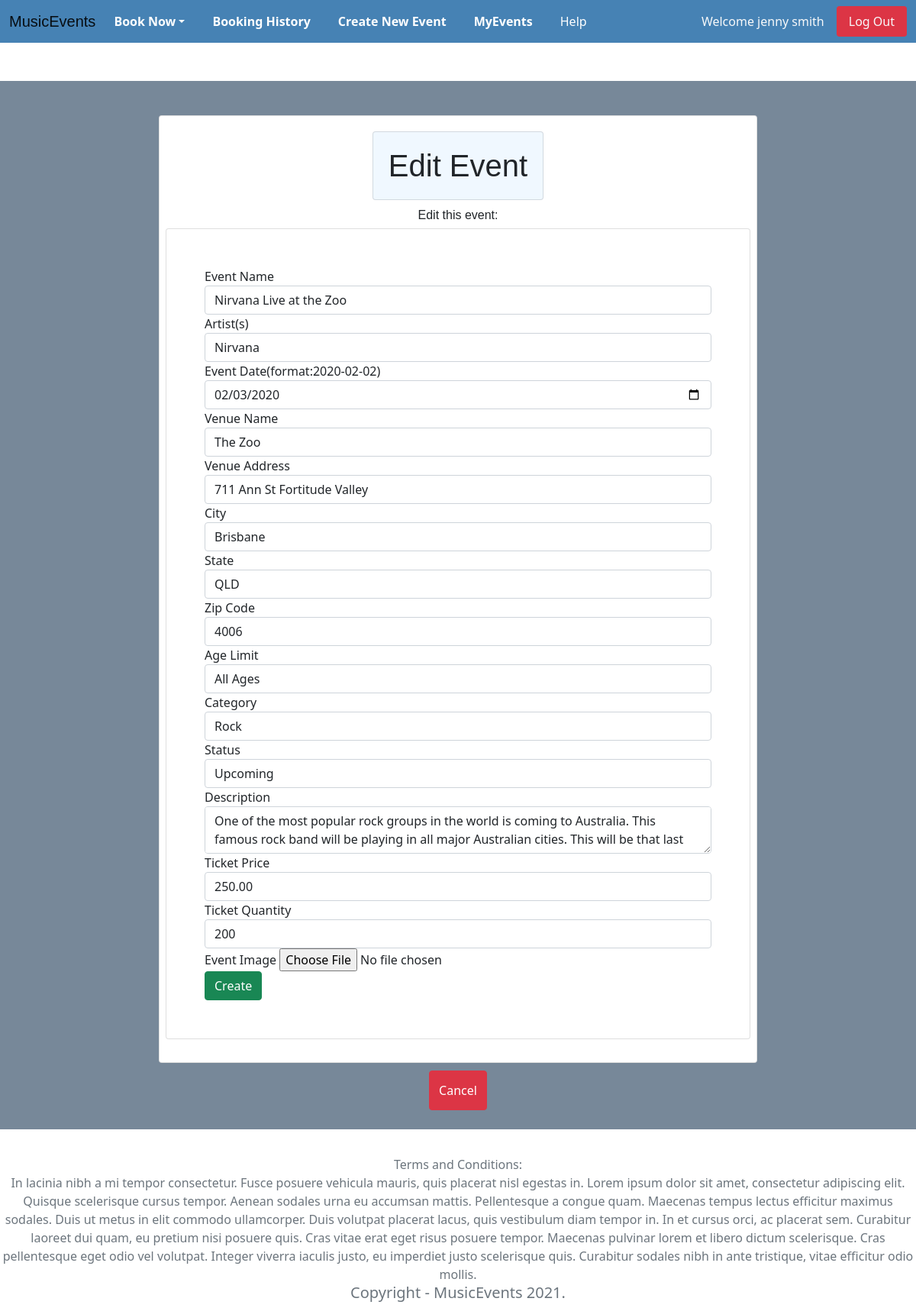
The app's page /events/edit_event/1 (signed in), older data.
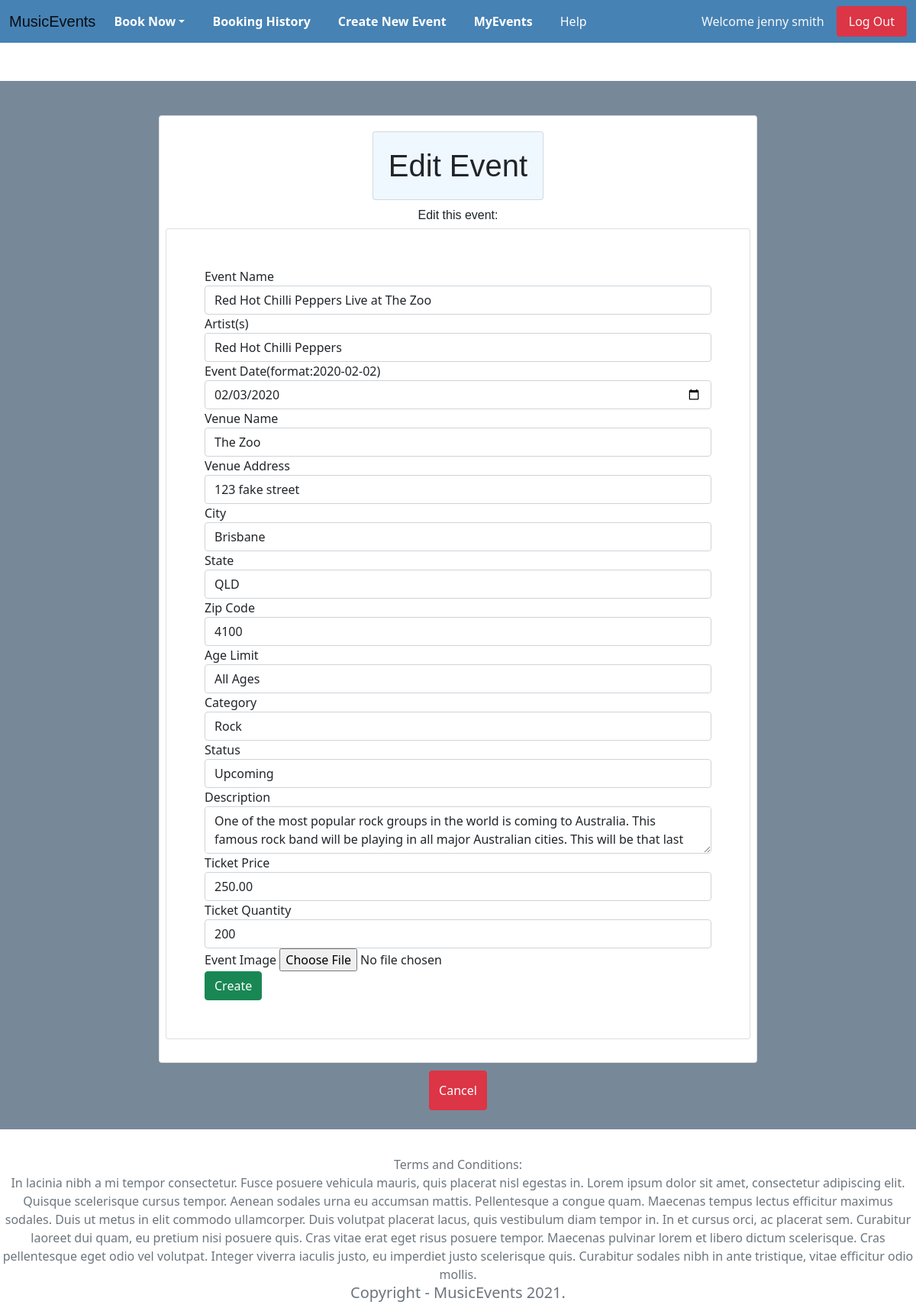
The same page, newer data.
### website/models.py (models this page shows, shortened)
class Event(db.Model):
    __tablename__ = 'events'
    id = db.Column(db.Integer, primary_key=True)
    name = db.Column(db.String(80))
    artist = db.Column(db.String(80))
    date = db.Column(db.DateTime(20))
    venue = db.Column(db.String(80))
    venue_address = db.Column(db.String(255))
    city = db.Column(db.String(60))
    state = db.Column(db.String(10))
    zipcode = db.Column(db.Integer)
    category = db.Column(db.String(20))
    ages = db.Column(db.String(20))
    description = db.Column(db.String(200))
    price = (db.Column(db.Numeric(5,2)))
    quota = db.Column(db.Integer, default = 1)
    image = db.Column(db.String(400))
    owner = db.Column(db.Integer, db.ForeignKey('users.id'))
    comments = db.relationship('Comment', backref='events')
    booking = db.relationship('Booking', backref='events')
    status = db.relationship('Event_Status', backref='events')

### website/events.py (the view, shortened to what this page needs)
@bp.route('/edit_event/<id>', methods = ['GET', 'POST'])
@login_required
def edit_event(id):
    event_to_edit = Event.query.get(id)
    if request.method == 'GET':
        pass
        form = EventForm()
        form.name.data = event_to_edit.name
        form.artist.data = event_to_edit.artist
        form.date.data = event_to_edit.date
        form.venue.data = event_to_edit.venue
        form.venue_address.data = event_to_edit.venue_address
        form.city.data = event_to_edit.city
        form.state.data = event_to_edit.state
        form.zipcode.data = event_to_edit.zipcode
        form.category.data = event_to_edit.category
        form.description.data = event_to_edit.description
        form.price.data = event_to_edit.price
        form.ticket_num.data = event_to_edit.quota
        return render_template('events/edit.html', form=form, event_to_edit=event_to_edit)

### website/__init__.py (called while the page is built)
def create_app():
   app=Flask(__name__)  # this is the name of the module/package that is calling this app
   app.debug=True
   app.secret_key='utroutoru'
   UPLOAD_FOLDER = '/static/image'
   app.config['UPLOAD_FOLDER'] = UPLOAD_FOLDER
   app.config['SQLALCHEMY_DATABASE_URI']='sqlite:///sitedata.sqlite'
   db.init_app(app)
   bootstrap = Bootstrap(app)
   login_manager = LoginManager()
   login_manager.login_view='auth.login'
   login_manager.init_app(app)
   from .models import User  # importing here to avoid circular references
   @login_manager.user_loader
   def load_user(user_id):
      return User.query.get(int(user_id))
   from . import views
   app.register_blueprint(views.mainbp)
   from . import events
   app.register_blueprint(events.bp)
   from . import auth
   app.register_blueprint(auth.bp)
   return app

### website/templates/events/edit.html (shortened to what this page needs)
{% extends 'base.html' %}
{% import "bootstrap/wtf.html" as wtf %}
{% block content %}
  <div class="container-fluid backgroundCustom margin card2">
    <div class="container-fluid margin2 pad ">
    </div>
    <div class="container-fluid">
      <div class="row">
        <div class="card col-lg-8 col-md-6 col-xs-2">
          <h1 class = "text-center changeFont card backgroundCustom2">Edit Event</h1>
          <h6 class = "text-center changeFont">Edit this event:</h6>
          <div class="row ">
            <div class="card form1 pad margin4">
                {{ wtf.quick_form(form, button_map={'submit':'success'}) }}
            </div>
          </div>
        </div>
      </div>
    </div>
  <div class = "col text-center">
    <a href="{{ url_for('events.my_events') }}" class="btn btn-danger text-center pad2">Cancel</a>
  </div>
  </div>
{% endblock %}

Row changes from the older to the newer data that the page shows:
changed Event "The Zoo": name "Nirvana Live at the Zoo" → "Red Hot Chilli Peppers Live at The Zoo"; artist "Nirvana" → "Red Hot Chilli Peppers"; venue_address "711 Ann St Fortitude Valley" → "123 fake street"; zipcode "4006" → "4100"
